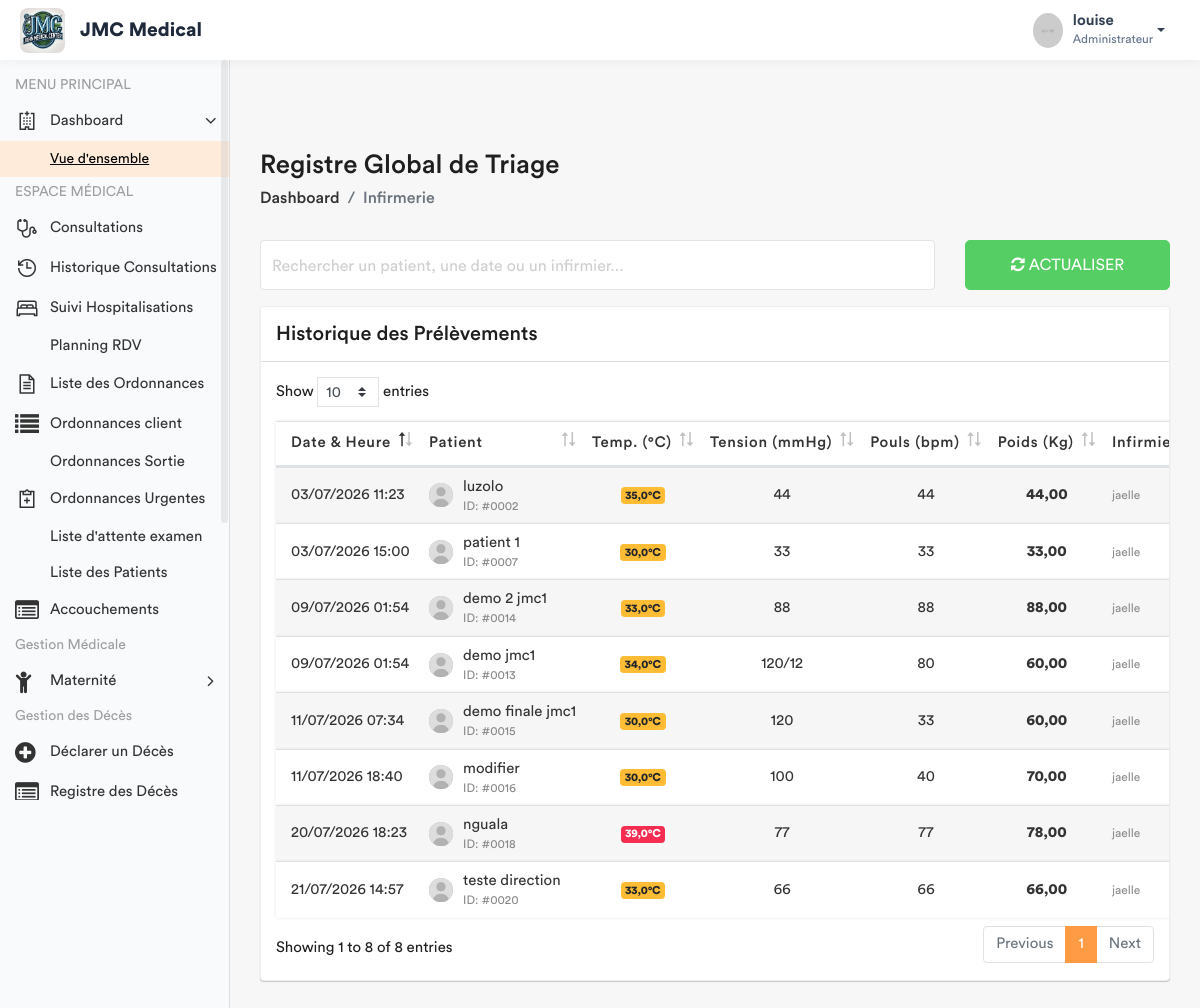
The app's page /infirmerie/registre-global/ (signed in), older data.
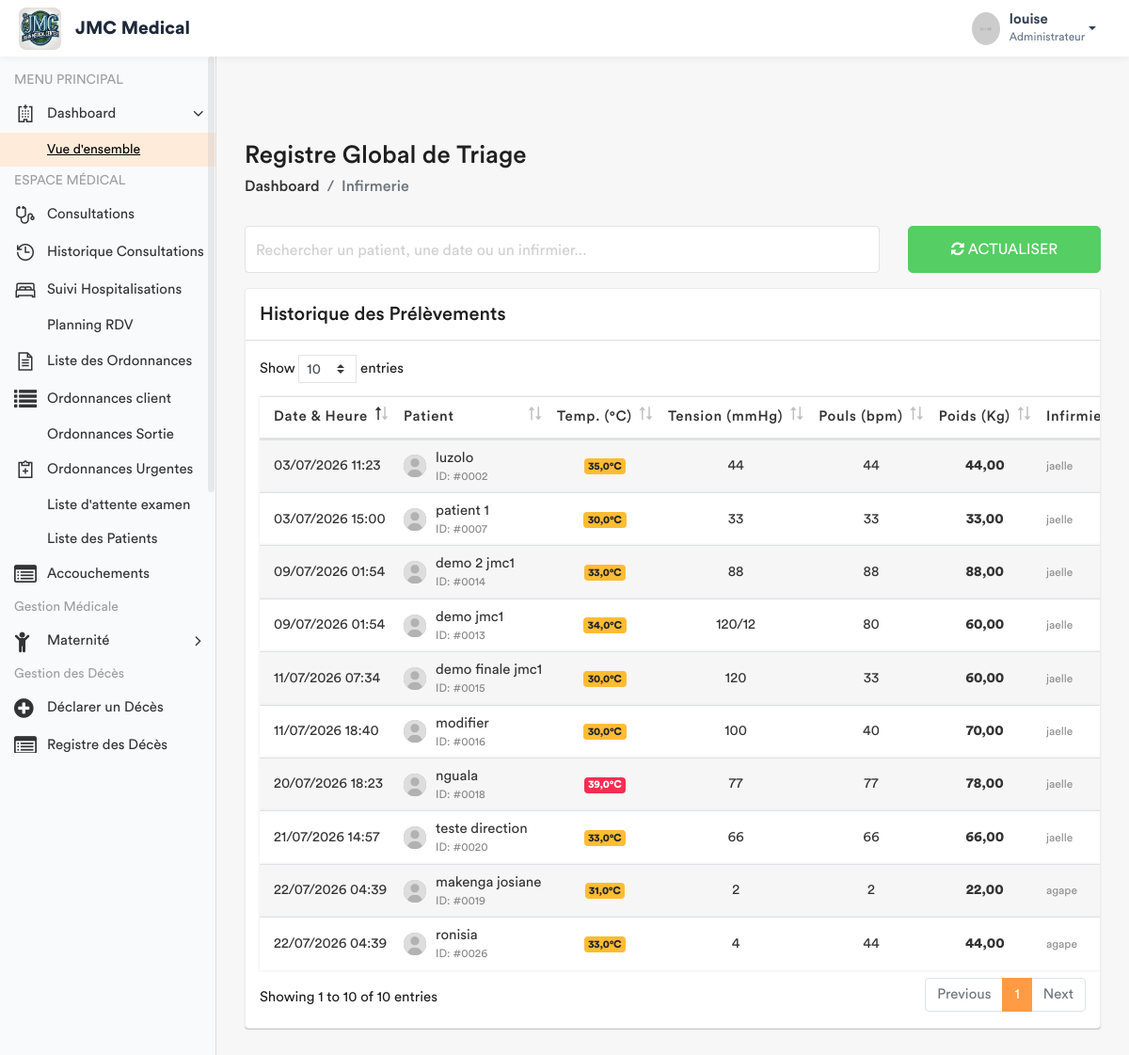
The same page, newer data.
### app/models.py (models this page shows, shortened)
class SigneVital(models.Model):
    patient = models.ForeignKey(Patient, on_delete=models.CASCADE)
    temperature = models.DecimalField(max_digits=4, decimal_places=1)
    poids = models.DecimalField(max_digits=5, decimal_places=2)
    tension_arterielle = models.CharField(max_length=10)
    frequence_cardiaque = models.IntegerField()
    frequence_respiratoire = models.IntegerField(null=True, blank=True)
    saturation_oxygene = models.IntegerField(null=True, blank=True)
    date_prelevement = models.DateTimeField(default=timezone.now)
    infirmier = models.ForeignKey(User, on_delete=models.SET_NULL, null=True)
    est_consulte = models.BooleanField(default=False)
    session = models.ForeignKey(SessionSoins, on_delete=models.CASCADE, related_name='signes_vitaux', null=True)
    hopital = models.ForeignKey(Hopital , on_delete= models.SET_NULL , null = True)

class Patient(models.Model):
    TYPE_CHOICES = [
        ('SIMPLE', 'Patient Simple'),
        ('FIDELE', 'Patient Fidèle'),
        ('CONVENTIONNE', 'Patient Conventionné'),
    ]
    code_patient = models.CharField(max_length=20, unique=True, editable=False)
    noms = models.CharField(max_length=100)
    service = models.ForeignKey('Service', on_delete=models.PROTECT, related_name='patients', null=True)
    sexe = models.CharField(max_length=1, choices=[('M', 'Masculin'), ('F', 'Féminin')])
    age = models.CharField(max_length=30)
    adresse = models.TextField()
    telephone = models.CharField(max_length=20)
    hopital = models.ForeignKey(Hopital , on_delete=models.SET_NULL , related_name= 'patient_hopital', null = True)
    type_patient = models.CharField(max_length=15, choices=TYPE_CHOICES, default='SIMPLE')
    a_carte_fidelite = models.BooleanField(default=False, verbose_name="Possède carte de fidélité")
    entreprise = models.ForeignKey(
        'Entreprise',
        on_delete=models.SET_NULL,
        null=True,
        blank=True,
        related_name='patients',
        verbose_name="Entreprise (si conventionné)"
    )
    fiche_payee = models.BooleanField(default=False)
    created_by = models.ForeignKey(User, on_delete=models.SET_NULL, null=True, related_name='patients_crees')
    date_creation = models.DateTimeField(auto_now_add=True)
    date_modification = models.DateTimeField(auto_now=True)

### app/views.py (the view)
# urls.py: path('infirmerie/registre-global/', views.liste_globale_triage, name='liste_globale_triage'),
@login_required
def liste_globale_triage(request):
    historique_global = SigneVital.objects.select_related('patient', 'infirmier').all().order_by('-date_prelevement')
    role = Fonction.objects.filter(userKey=request.user).first()
    fonctionKey = role.fonctionKey.roleName if role else None
    context = {
        'fonctionKey': fonctionKey,
        'historique': historique_global,
    }
    return render(request, 'back-end/infirmerie/liste_globale_triage.html', context)

### app/templates/back-end/infirmerie/liste_globale_triage.html (shortened to what the changed rows need)
<!DOCTYPE html>
{% load static %}
<html lang="fr">
    <head>
        {% include 'back-end/includes/css.html' %}
    </head>
    <body>
        <div class="main-wrapper">
            <div class="page-wrapper">
                <div class="content container-fluid">
                    <div class="row">
                        <div class="col-md-12">
                            <div class="card card-table">
                                <div class="card-body">
                                    <div class="table-responsive" style="padding: 15px;">
                                        <table class="table table-striped table-nowrap custom-table mb-0 datatable" id="triageTable">
                                            <thead>
                                                <tr>
                                                    <th>Date & Heure</th>
                                                    <th>Patient</th>
                                                    <th class="text-center">Temp. (°C)</th>
                                                    <th class="text-center">Tension (mmHg)</th>
                                                    <th class="text-center">Pouls (bpm)</th>
                                                    <th class="text-center">Poids (Kg)</th>
                                                    <th>Infirmier</th>
                                                </tr>
                                            </thead>
                                            <tbody>
                                                {% for signe in historique %}
                                                <tr>
                                                    <td>{{ signe.date_prelevement|date:"d/m/Y H:i" }}</td>
                                                    <td>
                                                        <h2 class="table-avatar">
                                                            <a href="#" class="avatar avatar-xs"><img src="{% static 'back-end/assets/img/user.jpg' %}" alt=""></a>
                                                            <a href="#">{{ signe.patient.noms }} <span>ID: #{{ signe.patient.id|stringformat:"04d" }}</span></a>
                                                        </h2>
                                                    </td>
                                                    <td class="text-center">
                                                        <span class="badge {% if signe.temperature >= 38 %}badge-danger{% elif signe.temperature < 36 %}badge-warning{% else %}badge-success{% endif %}">
                                                            {{ signe.temperature }}°C
                                                        </span>
                                                    </td>
                                                    <td class="text-center">{{ signe.tension_arterielle|default:"--" }}</td>
                                                    <td class="text-center">{{ signe.frequence_cardiaque|default:"--" }}</td>
                                                    <td class="text-center"><strong>{{ signe.poids }}</strong></td>
                                                    <td><small class="text-muted">{{ signe.infirmier.get_full_name|default:signe.infirmier.username }}</small></td>
                                                </tr>
                                                {% empty %}
                                                <tr>
                                                    <td colspan="8" class="text-center text-muted py-4">Aucun prélèvement enregistré.</td>
                                                </tr>
                                                {% endfor %}
                                            </tbody>
                                        </table>
                                    </div>
                                </div>
                            </div>
                        </div>
                    </div>
                </div>
            </div>
        </div>
    </body>
</html>

Row changes from the older to the newer data that the page shows:
added SigneVital: date_prelevement "22/07/2026 04:39", patient.noms "makenga josiane", patient.id "0019", temperature "31,0", tension_arterielle "2", frequence_cardiaque "2", poids "22,00", infirmier.get_full_name "agape"
added SigneVital: date_prelevement "22/07/2026 04:39", patient.noms "ronisia", patient.id "0026", temperature "33,0", tension_arterielle "4", frequence_cardiaque "44", poids "44,00", infirmier.get_full_name "agape"
Text that changed along with them:
text written by a page script: "Show entries Showing 1 to 8 of 8 entries Previous 1 Next" → "Show entries Showing 1 to 10 of 10 entries Previous 1 Next"
